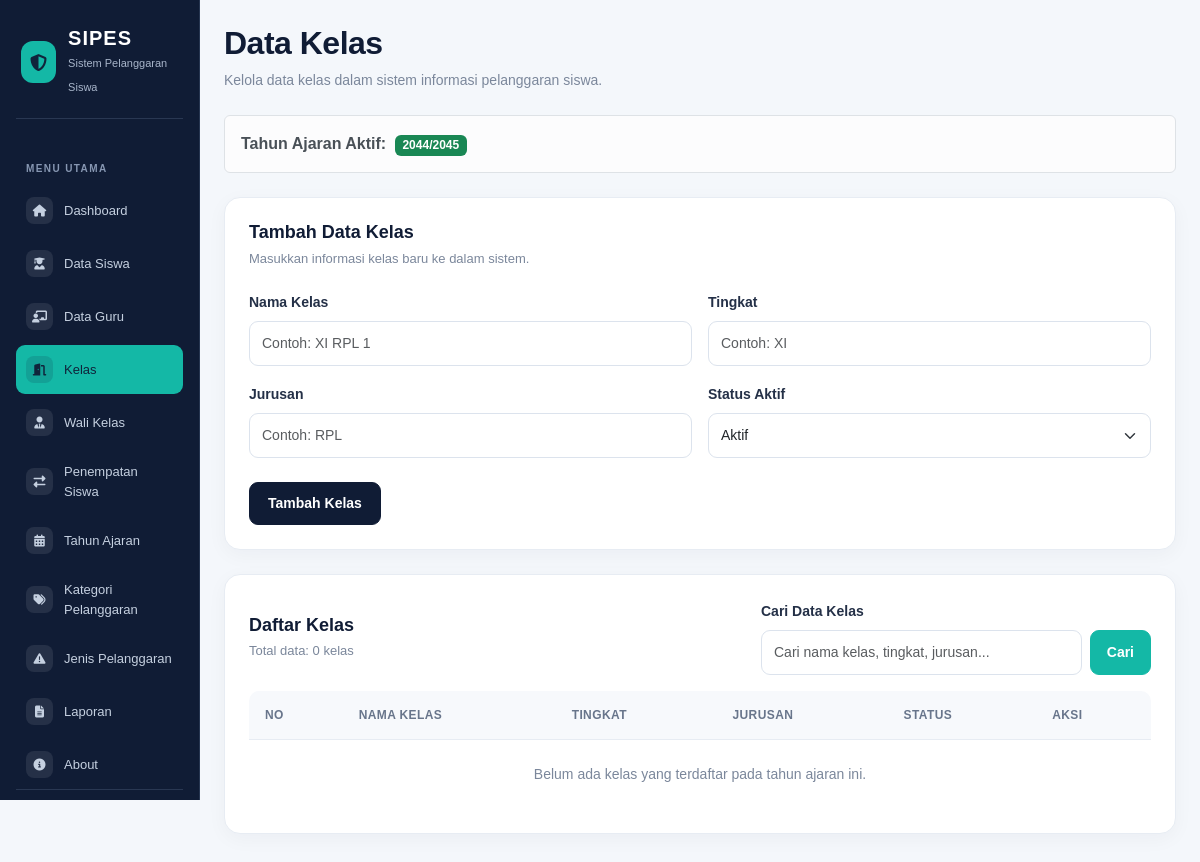
The page /kelas.php (signed in) on the database as committed earlier.
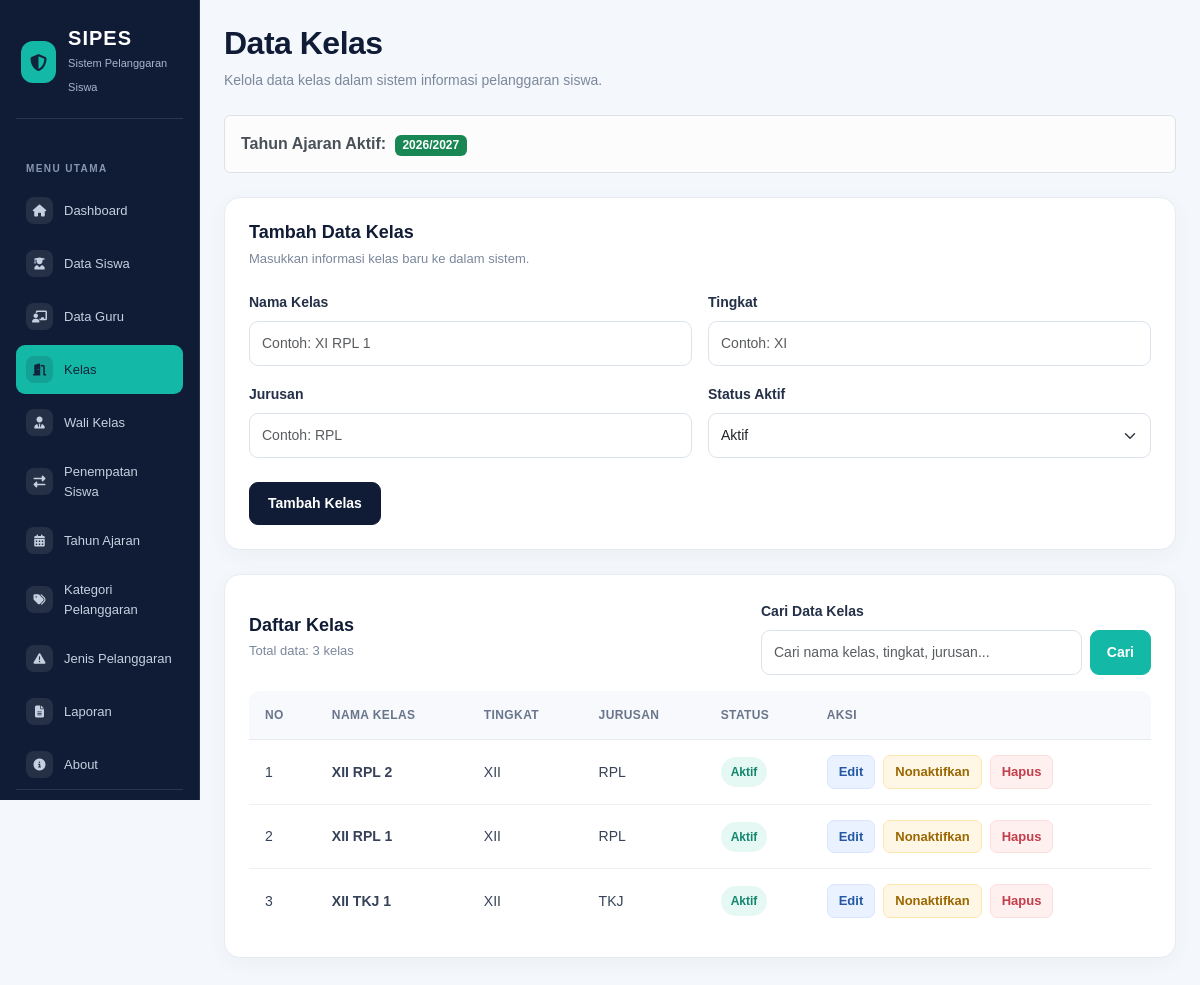
The same page on the database as committed later.
### tables this page shows
CREATE TABLE `t_tahun_ajaran` (
  `id` int(11) NOT NULL,
  `nama` varchar(20) DEFAULT NULL,
  `tanggal_mulai` date NOT NULL,
  `tanggal_selesai` date NOT NULL,
  `status_aktif` tinyint(1) NOT NULL,
  `created_at` timestamp NOT NULL DEFAULT current_timestamp(),
  `updated_at` timestamp NOT NULL DEFAULT current_timestamp()
);

CREATE TABLE `t_kelas` (
  `id` int(11) NOT NULL,
  `nama` varchar(100) DEFAULT NULL,
  `tingkat` varchar(20) NOT NULL,
  `jurusan` varchar(100) NOT NULL,
  `status_aktif` tinyint(1) NOT NULL,
  `created_at` timestamp NOT NULL DEFAULT current_timestamp(),
  `updated_at` timestamp NOT NULL DEFAULT current_timestamp()
);

### kelas.php (the view, shortened to what the changed rows need)
<?php
include 'config/koneksi.php';
function escapeKelas($data)
{
    return htmlspecialchars((string)$data, ENT_QUOTES, 'UTF-8');
}
$stmt = mysqli_prepare(
    $koneksi,
    "SELECT id, nama
     FROM t_tahun_ajaran
     WHERE status_aktif = 1
     ORDER BY id DESC
     LIMIT 1"
);
mysqli_stmt_execute($stmt);
$hasil_tahun_ajaran = mysqli_stmt_get_result($stmt);
$tahun_ajaran_aktif = mysqli_fetch_assoc($hasil_tahun_ajaran);
$batas = 10;
$halaman_aktif = max(1, (int)($_GET['page'] ?? 1));
$cari = trim($_GET['cari'] ?? '');
$where_sql = "WHERE 1=1";
$parameter_cari = [];
if (!$tahun_ajaran_aktif) {
    $where_sql .= " AND 1=0";
} else {
    $tahun_ajaran_id = (int)$tahun_ajaran_aktif['id'];
    $where_sql .= "
        AND (
            EXISTS (
                SELECT 1
                FROM t_kelas_siswa ks
                WHERE ks.kelas_id = k.id
                AND ks.tahun_ajaran_id = ?
            )
            OR
            EXISTS (
                SELECT 1
                FROM t_wali_kelas wk
                WHERE wk.kelas_id = k.id
                AND wk.tahun_ajaran_id = ?
                AND wk.status_aktif = 1
            )
        )
    ";
}
$stmt = mysqli_prepare(
    $koneksi,
    "SELECT COUNT(*) AS total
     FROM t_kelas k
     $where_sql"
);
if ($tahun_ajaran_aktif && $cari !== '') {
    mysqli_stmt_bind_param(
        $stmt,
        "iisss",
        $tahun_ajaran_id,
        $tahun_ajaran_id,
        $parameter_cari[0],
        $parameter_cari[1],
        $parameter_cari[2]
    );
} elseif ($tahun_ajaran_aktif) {
    mysqli_stmt_bind_param(
        $stmt,
        "ii",
        $tahun_ajaran_id,
        $tahun_ajaran_id
    );
}
mysqli_stmt_execute($stmt);
$hasil_jumlah = mysqli_stmt_get_result($stmt);
$row_jumlah = mysqli_fetch_assoc($hasil_jumlah);
$total_data = (int)$row_jumlah['total'];
$mulai = ($halaman_aktif - 1) * $batas;
$stmt = mysqli_prepare(
    $koneksi,
    "SELECT k.*
     FROM t_kelas k
     $where_sql
     ORDER BY k.id ASC
     LIMIT ?, ?"
);
if ($tahun_ajaran_aktif && $cari !== '') {
    mysqli_stmt_bind_param(
        $stmt,
        "iisssii",
        $tahun_ajaran_id,
        $tahun_ajaran_id,
        $parameter_cari[0],
        $parameter_cari[1],
        $parameter_cari[2],
        $mulai,
        $batas
    );
} elseif ($tahun_ajaran_aktif) {
    mysqli_stmt_bind_param(
        $stmt,
        "iiii",
        $tahun_ajaran_id,
        $tahun_ajaran_id,
        $mulai,
        $batas
    );
}
mysqli_stmt_execute($stmt);
$data_kelas = mysqli_stmt_get_result($stmt);
?>
<!DOCTYPE html>
<html lang="id">
<head>
    <link href="https://cdn.jsdelivr.net/npm/bootstrap@5.3.3/dist/css/bootstrap.min.css" rel="stylesheet">
    <link rel="stylesheet" href="https://cdnjs.cloudflare.com/ajax/libs/font-awesome/6.5.1/css/all.min.css">
</head>
<body>
<div class="container-fluid">
    <div class="row">
        <main class="col-md-9 col-lg-10 p-4 ms-md-auto">
            <div class="mb-4">
                <h2 class="page-title mb-2">Data Kelas</h2>
            </div>
            <div class="alert alert-light border mb-4">
                <strong>Tahun Ajaran Aktif:</strong>
                <?php if ($tahun_ajaran_aktif) { ?>
                    <span class="badge bg-success ms-1">
                        <?php echo escapeKelas($tahun_ajaran_aktif['nama']); ?>
                    </span>
                <?php } else { ?>
                    <span class="text-danger">
                        Belum ada tahun ajaran aktif.
                    </span>
                <?php } ?>
            </div>
            <div class="content-card">
                <div class="d-flex flex-wrap justify-content-between align-items-center gap-3 mb-3">
                    <div>
                        <h3 class="section-title mb-1">Daftar Kelas</h3>
                        <p class="table-count mb-0">
                            Total data: <?php echo $total_data; ?> kelas
                        </p>
                    </div>
                </div>
                <div class="table-responsive">
                    <table class="table">
                        <thead>
                            <tr>
                                <th>No</th>
                                <th>Nama Kelas</th>
                                <th>Tingkat</th>
                                <th>Jurusan</th>
                                <th>Status</th>
                                <th>Aksi</th>
                            </tr>
                        </thead>
                        <tbody>
                            <?php
                            $no = $mulai + 1;
                            if (mysqli_num_rows($data_kelas) > 0) {
                                while ($kelas = mysqli_fetch_assoc($data_kelas)) {
                            ?>
                                <tr>
                                    <td><?php echo $no++; ?></td>
                                    <td class="fw-semibold">
                                        <?php echo escapeKelas($kelas['nama']); ?>
                                    </td>
                                    <td><?php echo escapeKelas($kelas['tingkat']); ?></td>
                                    <td><?php echo escapeKelas($kelas['jurusan']); ?></td>
                                    <td>
                                        <?php if ($kelas['status_aktif'] == 1) { ?>
                                            <span class="status-badge status-active">Aktif</span>
                                        <?php } else { ?>
                                            <span class="status-badge status-inactive">Tidak Aktif</span>
                                        <?php } ?>
                                    </td>
                                    <td>
                                        <div class="d-flex flex-wrap gap-2">
                                            <a href="kelas.php?edit=<?php echo urlencode($kelas['id']); ?>"
                                                class="btn-edit">
                                                Edit
                                            </a>
                                            <?php if ($kelas['status_aktif'] == 1) { ?>
                                                <form method="POST"
                                                    onsubmit="return confirm('Yakin ingin menonaktifkan kelas ini?');">
                                                    <button type="submit" name="nonaktifkan"
                                                        class="btn-nonaktif">
                                                        Nonaktifkan
                                                    </button>
                                                </form>
                                            <?php } ?>
                                            <form method="POST"
                                                onsubmit="return confirm('Yakin ingin menghapus permanen kelas ini? Data yang memiliki relasi tidak dapat dihapus.');">
                                                <button type="submit" name="hapus"
                                                    class="btn-delete">
                                                    Hapus
                                                </button>
                                            </form>
                                        </div>
                                    </td>
                                </tr>
                            <?php
                                }
                            } else {
                            ?>
                                <tr>
                                    <td colspan="6" class="empty-state">
                                        <?php if (!$tahun_ajaran_aktif) { ?>
                                            Belum ada tahun ajaran aktif. Aktifkan tahun ajaran terlebih dahulu.
                                        <?php } else { ?>
                                            Belum ada kelas yang terdaftar pada tahun ajaran ini.
                                        <?php } ?>
                                    </td>
                                </tr>
                            <?php } ?>
                        </tbody>
                    </table>
                </div>
            </div>
        </main>
    </div>
</div>
</body>
</html>

Rows that differ between the two databases and show on the page:
removed t_tahun_ajaran: nama "2044/2045"
now on this page (row unchanged): t_tahun_ajaran: nama "2026/2027"
now on this page (row unchanged): t_kelas: nama "XII RPL 2", tingkat "XII", jurusan "RPL", status_aktif "Aktif"
now on this page (row unchanged): t_kelas: nama "XII RPL 1", tingkat "XII", jurusan "RPL", status_aktif "Aktif"
added t_kelas: nama "XII TKJ 1", tingkat "XII", jurusan "TKJ", status_aktif "Aktif"
Other text that changed with them:
$total_data: "0" → "3"
text no longer shown: "Belum ada kelas yang terdaftar pada tahun ajaran ini."
